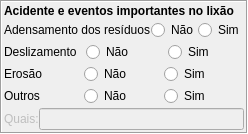
        <widget class="QFrame" name="frame_23">
         <property name="sizePolicy">
          <sizepolicy hsizetype="Preferred" vsizetype="Fixed">
           <horstretch>0</horstretch>
           <verstretch>0</verstretch>
          </sizepolicy>
         </property>
         <property name="frameShape">
          <enum>QFrame::Box</enum>
         </property>
         <property name="frameShadow">
          <enum>QFrame::Sunken</enum>
         </property>
         <layout class="QVBoxLayout" name="verticalLayout_12">
          <property name="spacing">
           <number>2</number>
          </property>
          <property name="leftMargin">
           <number>2</number>
          </property>
          <property name="topMargin">
           <number>2</number>
          </property>
          <property name="rightMargin">
           <number>2</number>
          </property>
          <property name="bottomMargin">
           <number>2</number>
          </property>
          <item>
           <layout class="QVBoxLayout" name="verticalLayout_11">
            <property name="spacing">
             <number>2</number>
            </property>
            <item>
             <widget class="QLabel" name="lbAcidentesLixao">
              <property name="sizePolicy">
               <sizepolicy hsizetype="Preferred" vsizetype="Fixed">
                <horstretch>0</horstretch>
                <verstretch>0</verstretch>
               </sizepolicy>
              </property>
              <property name="text">
               <string>&lt;html&gt;&lt;head/&gt;&lt;body&gt;&lt;p align=&quot;justify&quot;&gt;&lt;span style=&quot; font-weight:600;&quot;&gt;Acidente e eventos importantes no lixão&lt;/span&gt;&lt;/p&gt;&lt;/body&gt;&lt;/html&gt;</string>
              </property>
             </widget>
            </item>
            <item>
             <widget class="QFrame" name="frame_14">
              <property name="sizePolicy">
               <sizepolicy hsizetype="Preferred" vsizetype="Fixed">
                <horstretch>0</horstretch>
                <verstretch>0</verstretch>
               </sizepolicy>
              </property>
              <property name="frameShape">
               <enum>QFrame::NoFrame</enum>
              </property>
              <property name="frameShadow">
               <enum>QFrame::Raised</enum>
              </property>
              <layout class="QVBoxLayout" name="verticalLayout_7">
               <property name="spacing">
                <number>0</number>
               </property>
               <property name="leftMargin">
                <number>0</number>
               </property>
               <property name="topMargin">
                <number>0</number>
               </property>
               <property name="rightMargin">
                <number>0</number>
               </property>
               <property name="bottomMargin">
                <number>0</number>
               </property>
               <item>
                <layout class="QHBoxLayout" name="horizontalLayout_23">
                 <item>
                  <widget class="QLabel" name="lbAdensamento">
                   <property name="sizePolicy">
                    <sizepolicy hsizetype="Preferred" vsizetype="Fixed">
                     <horstretch>0</horstretch>
                     <verstretch>0</verstretch>
                    </sizepolicy>
                   </property>
                   <property name="text">
                    <string>Adensamento dos resíduos</string>
                   </property>
                  </widget>
                 </item>
                 <item>
                  <widget class="QRadioButton" name="rbAdensamento_0">
                   <property name="sizePolicy">
                    <sizepolicy hsizetype="Preferred" vsizetype="Fixed">
                     <horstretch>0</horstretch>
                     <verstretch>0</verstretch>
                    </sizepolicy>
                   </property>
                   <property name="text">
                    <string>Não</string>
                   </property>
                  </widget>
                 </item>
                 <item>
                  <widget class="QRadioButton" name="rbAdensamento_1">
                   <property name="sizePolicy">
                    <sizepolicy hsizetype="Preferred" vsizetype="Fixed">
                     <horstretch>0</horstretch>
                     <verstretch>0</verstretch>
                    </sizepolicy>
                   </property>
                   <property name="text">
                    <string>Sim</string>
                   </property>
                  </widget>
                 </item>
                </layout>
               </item>
              </layout>
             </widget>
            </item>
            <item>
             <widget class="QFrame" name="frame_18">
              <property name="sizePolicy">
               <sizepolicy hsizetype="Preferred" vsizetype="Fixed">
                <horstretch>0</horstretch>
                <verstretch>0</verstretch>
               </sizepolicy>
              </property>
              <property name="frameShape">
               <enum>QFrame::NoFrame</enum>
              </property>
              <property name="frameShadow">
               <enum>QFrame::Raised</enum>
              </property>
              <layout class="QHBoxLayout" name="horizontalLayout_31">
               <property name="leftMargin">
                <number>0</number>
               </property>
               <property name="topMargin">
                <number>0</number>
               </property>
               <property name="rightMargin">
                <number>0</number>
               </property>
               <property name="bottomMargin">
                <number>0</number>
               </property>
               <item>
                <layout class="QHBoxLayout" name="horizontalLayout_22">
                 <item>
                  <widget class="QLabel" name="lbDeslizamento">
                   <property name="sizePolicy">
                    <sizepolicy hsizetype="Preferred" vsizetype="Fixed">
                     <horstretch>0</horstretch>
                     <verstretch>0</verstretch>
                    </sizepolicy>
                   </property>
                   <property name="text">
                    <string>Deslizamento</string>
                   </property>
                  </widget>
                 </item>
                 <item>
                  <widget class="QRadioButton" name="rbDeslizamento_0">
                   <property name="sizePolicy">
                    <sizepolicy hsizetype="Preferred" vsizetype="Fixed">
                     <horstretch>0</horstretch>
                     <verstretch>0</verstretch>
                    </sizepolicy>
                   </property>
                   <property name="text">
                    <string>Não</string>
                   </property>
                  </widget>
                 </item>
                 <item>
                  <widget class="QRadioButton" name="rbDeslizamento_1">
                   <property name="sizePolicy">
                    <sizepolicy hsizetype="Preferred" vsizetype="Fixed">
                     <horstretch>0</horstretch>
                     <verstretch>0</verstretch>
                    </sizepolicy>
                   </property>
                   <property name="text">
                    <string>Sim</string>
                   </property>
                  </widget>
                 </item>
                </layout>
               </item>
              </layout>
             </widget>
            </item>
            <item>
             <widget class="QFrame" name="frame_19">
              <property name="sizePolicy">
               <sizepolicy hsizetype="Preferred" vsizetype="Fixed">
                <horstretch>0</horstretch>
                <verstretch>0</verstretch>
               </sizepolicy>
              </property>
              <property name="frameShape">
               <enum>QFrame::NoFrame</enum>
              </property>
              <property name="frameShadow">
               <enum>QFrame::Raised</enum>
              </property>
              <layout class="QHBoxLayout" name="horizontalLayout_32">
               <property name="spacing">
                <number>0</number>
               </property>
               <property name="leftMargin">
                <number>0</number>
               </property>
               <property name="topMargin">
                <number>0</number>
               </property>
               <property name="rightMargin">
                <number>0</number>
               </property>
               <property name="bottomMargin">
                <number>0</number>
               </property>
               <item>
                <layout class="QHBoxLayout" name="horizontalLayout_25">
                 <item>
                  <widget class="QLabel" name="lbErosao">
                   <property name="sizePolicy">
                    <sizepolicy hsizetype="Preferred" vsizetype="Fixed">
                     <horstretch>0</horstretch>
                     <verstretch>0</verstretch>
                    </sizepolicy>
                   </property>
                   <property name="text">
                    <string>Erosão</string>
                   </property>
                  </widget>
                 </item>
                 <item>
                  <widget class="QRadioButton" name="rbErosao_0">
                   <property name="sizePolicy">
                    <sizepolicy hsizetype="Preferred" vsizetype="Fixed">
                     <horstretch>0</horstretch>
                     <verstretch>0</verstretch>
                    </sizepolicy>
                   </property>
                   <property name="text">
                    <string>Não</string>
                   </property>
                  </widget>
                 </item>
                 <item>
                  <widget class="QRadioButton" name="rbErosao_1">
                   <property name="sizePolicy">
                    <sizepolicy hsizetype="Preferred" vsizetype="Fixed">
                     <horstretch>0</horstretch>
                     <verstretch>0</verstretch>
                    </sizepolicy>
                   </property>
                   <property name="text">
                    <string>Sim</string>
                   </property>
                  </widget>
                 </item>
                </layout>
               </item>
              </layout>
             </widget>
            </item>
            <item>
             <widget class="QFrame" name="frame_20">
              <property name="sizePolicy">
               <sizepolicy hsizetype="Preferred" vsizetype="Fixed">
                <horstretch>0</horstretch>
                <verstretch>0</verstretch>
               </sizepolicy>
              </property>
              <property name="frameShape">
               <enum>QFrame::NoFrame</enum>
              </property>
              <property name="frameShadow">
               <enum>QFrame::Raised</enum>
              </property>
              <layout class="QHBoxLayout" name="horizontalLayout_33">
               <property name="spacing">
                <number>0</number>
               </property>
               <property name="leftMargin">
                <number>0</number>
               </property>
               <property name="topMargin">
                <number>0</number>
               </property>
               <property name="rightMargin">
                <number>0</number>
               </property>
               <property name="bottomMargin">
                <number>0</number>
               </property>
               <item>
                <layout class="QHBoxLayout" name="horizontalLayout_26">
                 <item>
                  <widget class="QLabel" name="lbOutrosAcidentes">
                   <property name="sizePolicy">
                    <sizepolicy hsizetype="Preferred" vsizetype="Fixed">
                     <horstretch>0</horstretch>
                     <verstretch>0</verstretch>
                    </sizepolicy>
                   </property>
                   <property name="text">
                    <string>Outros</string>
                   </property>
                  </widget>
                 </item>
                 <item>
                  <widget class="QRadioButton" name="rbOutrosAcidentes_0">
                   <property name="sizePolicy">
                    <sizepolicy hsizetype="Preferred" vsizetype="Fixed">
                     <horstretch>0</horstretch>
                     <verstretch>0</verstretch>
                    </sizepolicy>
                   </property>
                   <property name="text">
                    <string>Não</string>
                   </property>
                  </widget>
                 </item>
                 <item>
                  <widget class="QRadioButton" name="rbOutrosAcidentes_1">
                   <property name="sizePolicy">
                    <sizepolicy hsizetype="Preferred" vsizetype="Fixed">
                     <horstretch>0</horstretch>
                     <verstretch>0</verstretch>
                    </sizepolicy>
                   </property>
                   <property name="text">
                    <string>Sim</string>
                   </property>
                  </widget>
                 </item>
                </layout>
               </item>
              </layout>
             </widget>
            </item>
            <item>
             <widget class="QFrame" name="frame_21">
              <property name="sizePolicy">
               <sizepolicy hsizetype="Preferred" vsizetype="Fixed">
                <horstretch>0</horstretch>
                <verstretch>0</verstretch>
               </sizepolicy>
              </property>
              <property name="frameShape">
               <enum>QFrame::NoFrame</enum>
              </property>
              <property name="frameShadow">
               <enum>QFrame::Raised</enum>
              </property>
              <layout class="QHBoxLayout" name="horizontalLayout_34">
               <property name="spacing">
                <number>0</number>
               </property>
               <property name="leftMargin">
                <number>0</number>
               </property>
               <property name="topMargin">
                <number>0</number>
               </property>
               <property name="rightMargin">
                <number>0</number>
               </property>
               <property name="bottomMargin">
                <number>0</number>
               </property>
               <item>
                <layout class="QHBoxLayout" name="horizontalLayout_27">
                 <item>
                  <widget class="QLabel" name="lbOutrosAcidentesDetalhes">
                   <property name="enabled">
                    <bool>false</bool>
                   </property>
                   <property name="sizePolicy">
                    <sizepolicy hsizetype="Fixed" vsizetype="Fixed">
                     <horstretch>0</horstretch>
                     <verstretch>0</verstretch>
                    </sizepolicy>
                   </property>
                   <property name="text">
                    <string>Quais:</string>
                   </property>
                  </widget>
                 </item>
                 <item>
                  <widget class="QLineEdit" name="leOutrosAcidentesDetalhes">
                   <property name="enabled">
                    <bool>false</bool>
                   </property>
                   <property name="sizePolicy">
                    <sizepolicy hsizetype="Preferred" vsizetype="Fixed">
                     <horstretch>0</horstretch>
                     <verstretch>0</verstretch>
                    </sizepolicy>
                   </property>
                  </widget>
                 </item>
                </layout>
               </item>
              </layout>
             </widget>
            </item>
           </layout>
          </item>
         </layout>
         <zorder></zorder>
        </widget>
